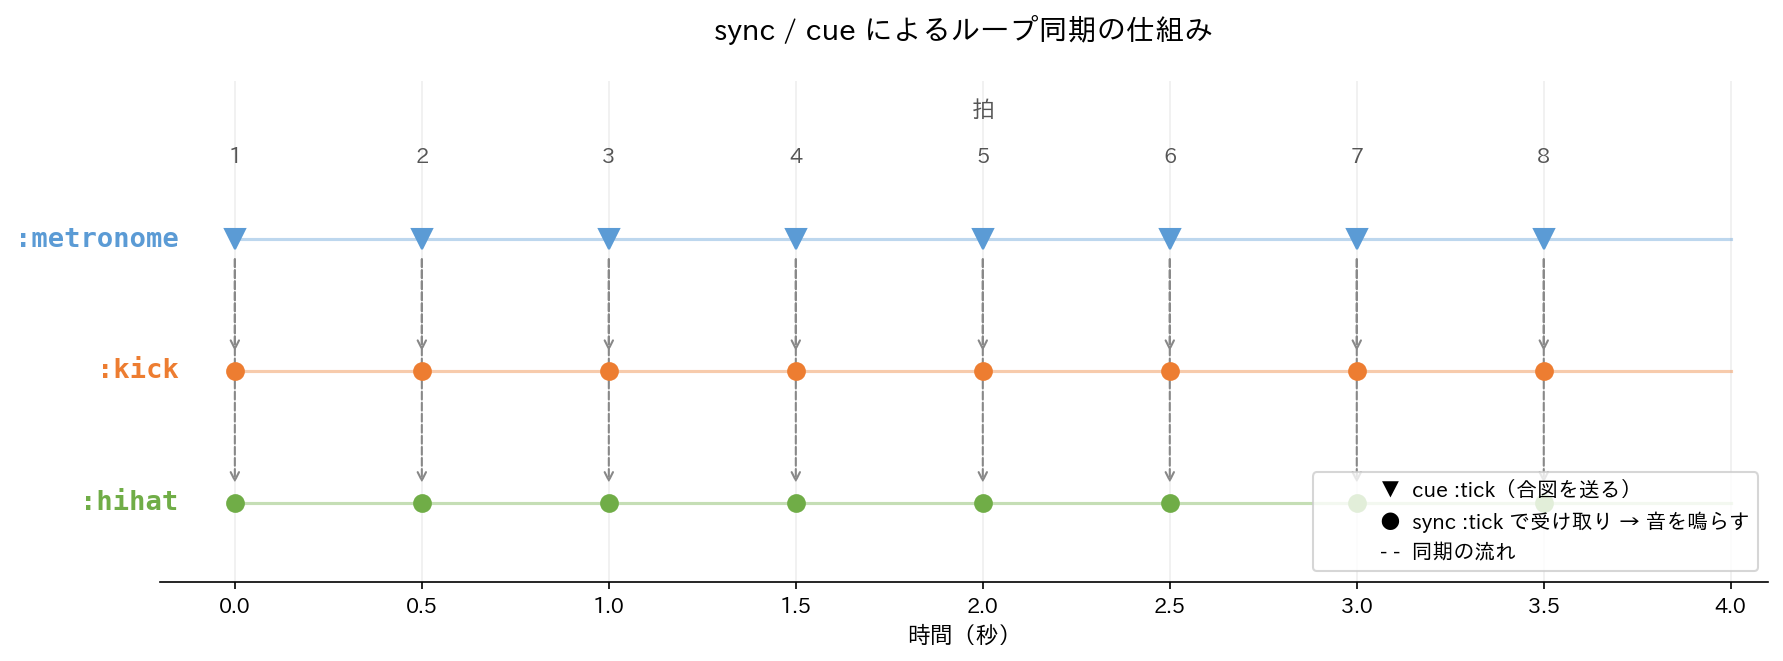

Here is the Python script that generated this plot:
"""
fig1_sync_cue_diagram.py
sync / cue によるループ同期の仕組みを示すタイミングチャート

14.2 節の metronome + kick + hihat の例に対応:
  :metronome が cue :tick を送り、:kick と :hihat が sync :tick で受け取る
"""

import matplotlib.pyplot as plt
import matplotlib.patches as mpatches
import japanize_matplotlib  # noqa: F401

# --- パラメータ ---
bpm = 120
beat_sec = 60.0 / bpm  # 0.5秒
n_beats = 8
total_time = n_beats * beat_sec

# ループ定義（名前, Y位置, イベント）
# イベント: (時刻, 種類)  種類='cue'|'sound'
loops = [
    {
        "name": ":metronome",
        "y": 3,
        "color": "#5B9BD5",
        "events": [(i * beat_sec, "cue") for i in range(n_beats)],
        "label": "cue :tick",
    },
    {
        "name": ":kick",
        "y": 2,
        "color": "#ED7D31",
        "events": [(i * beat_sec, "sound") for i in range(n_beats)],
        "label": "sample :bd_haus",
    },
    {
        "name": ":hihat",
        "y": 1,
        "color": "#70AD47",
        "events": [(i * beat_sec, "sound") for i in range(n_beats)],
        "label": "sample :hat_snap",
    },
]

fig, ax = plt.subplots(figsize=(12, 4.5))

# --- タイムライン描画 ---
for loop in loops:
    y = loop["y"]
    ax.annotate(
        loop["name"],
        xy=(-0.15, y),
        fontsize=13,
        fontfamily="monospace",
        fontweight="bold",
        color=loop["color"],
        ha="right",
        va="center",
    )
    # 横線（タイムライン）
    ax.plot(
        [0, total_time],
        [y, y],
        color=loop["color"],
        linewidth=1.5,
        alpha=0.4,
    )

# --- イベントマーカー ---
for loop in loops:
    y = loop["y"]
    for t, kind in loop["events"]:
        if kind == "cue":
            # cue: 下向き三角
            ax.plot(t, y, marker="v", markersize=10, color=loop["color"], zorder=5)
        else:
            # sound: 丸
            ax.plot(t, y, marker="o", markersize=8, color=loop["color"], zorder=5)

# --- sync の矢印（cue → sync） ---
for i in range(n_beats):
    t = i * beat_sec
    metro_y = 3
    for target_y in [2, 1]:
        ax.annotate(
            "",
            xy=(t, target_y + 0.12),
            xytext=(t, metro_y - 0.12),
            arrowprops=dict(
                arrowstyle="->",
                color="#888888",
                lw=1.0,
                linestyle="--",
                connectionstyle="arc3,rad=0",
            ),
        )

# --- 拍番号 ---
for i in range(n_beats):
    t = i * beat_sec
    ax.text(t, 3.55, f"{i+1}", ha="center", va="bottom", fontsize=10, color="#555555")
ax.text(total_time / 2, 3.9, "拍", ha="center", va="bottom", fontsize=11, color="#555555")

# --- 凡例 ---
legend_elements = [
    mpatches.Patch(facecolor="none", edgecolor="none",
                   label="▼  cue :tick（合図を送る）"),
    mpatches.Patch(facecolor="none", edgecolor="none",
                   label="●  sync :tick で受け取り → 音を鳴らす"),
    mpatches.Patch(facecolor="none", edgecolor="none",
                   label="- -  同期の流れ"),
]
ax.legend(
    handles=legend_elements,
    loc="lower right",
    fontsize=10,
    framealpha=0.8,
    edgecolor="#cccccc",
)

# --- 軸設定 ---
ax.set_xlim(-0.2, total_time + 0.1)
ax.set_ylim(0.4, 4.2)
ax.set_xlabel("時間（秒）", fontsize=11)
ax.set_xticks([i * beat_sec for i in range(n_beats + 1)])
ax.set_xticklabels([f"{i * beat_sec:.1f}" for i in range(n_beats + 1)])
ax.set_yticks([])
ax.spines["top"].set_visible(False)
ax.spines["right"].set_visible(False)
ax.spines["left"].set_visible(False)
ax.grid(axis="x", alpha=0.2)

ax.set_title("sync / cue によるループ同期の仕組み", fontsize=14, pad=20)

plt.tight_layout()
plt.savefig("figures/ch14/fig1_sync_cue_diagram.png", dpi=150, bbox_inches="tight")
plt.close()
print("生成完了: figures/ch14/fig1_sync_cue_diagram.png")
